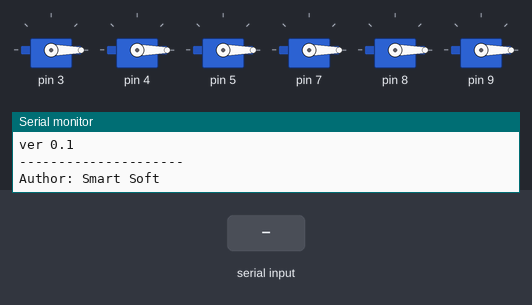
Bench run of a sketch on a simulated Arduino Uno, built with avr-gcc and run on an emulated ATmega328P. Parts: 6 × servo, the last lines printed to the serial monitor. The test bench sets the inputs (shaded band).

Above: at 1.2 s.
1.3 s: "0\n" received over Serial
At 2.4 s:
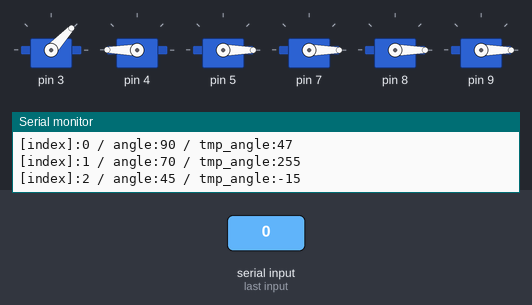
4.3 s: "1\n" received over Serial
At 6.4 s:
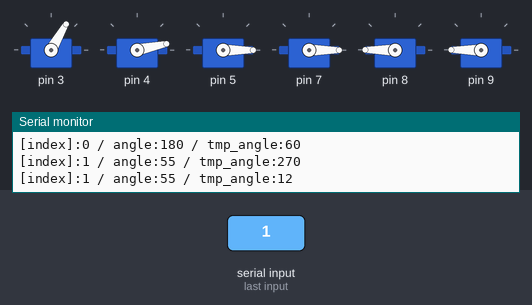
7.3 s: "7\n" received over Serial
At 7.8 s:
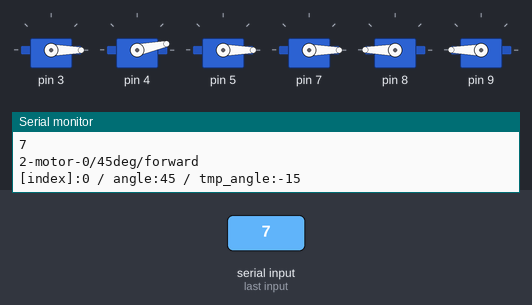
8.8 s: "2\n" received over Serial
At 11.6 s:
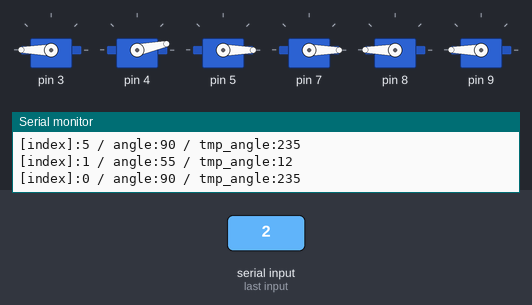
11.8 s: "3\n" received over Serial
At 13.4 s:
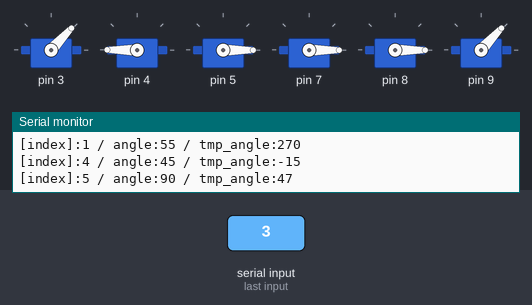
14.8 s: "4\n" received over Serial
At 17.0 s:
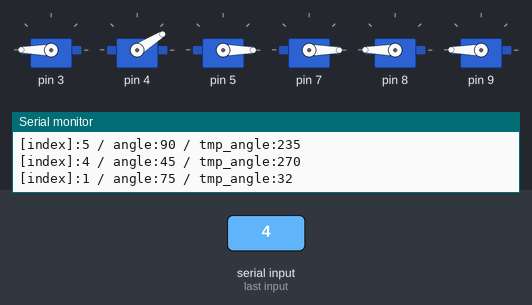
Timing chart, 0 to 18.5 s (numbered marks = the images above; inputs shaded):
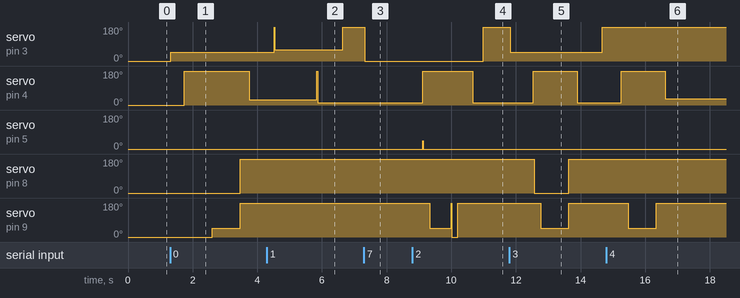

The sketch:

iot_robot.ino
```cpp
/*
 * Created Date: 2022-08-10 (Wed)
 * Author: Doyun Jung (정도윤) / rabbit.white@daum.net
 * Subject: Smart Premiere Robot Arm IoT
 * Filename: iot_robot.ino
 * Description:
 * 1. 로봇 기초 생성, 정도윤, 2022-08-10 (Wed)
 *
 *
 */
#include <Servo.h>
#include "robotArm.h"

const int SERVO_CNT = 6;
const int SERVO_BASE = 0;


// 서보모터 채널 정의
const int CH_ROBOT_BASE = 3;
const int CH_ROBOT_SHOULDER = 4;
const int CH_ROBOT_ELBOW = 5;
const int CH_ROBOT_WRIST = 7;
const int CH_ROBOT_GRIP = 8;
const int CH_ROBOT_GRIPPER = 9;

// 서보모터 초기 각도
const int CH_ROBOT_BASE_INIT_ANGLE = 0;
const int CH_ROBOT_SHOULDER_INIT_ANGLE = 0;
const int CH_ROBOT_ELBOW_INIT_ANGLE = 0;
const int CH_ROBOT_WRIST_INIT_ANGLE = 0;
const int CH_ROBOT_GRIP_INIT_ANGLE = 0;
const int CH_ROBOT_GRIPPER_INIT_ANGLE = 0;

// 로봇 팔
RobotArm robotArm(6);

// 서보모터 최대 각도 정의
const int CH_ROBOT_BASE_MAX_ANGLE = 360;
const int CH_ROBOT_SHOULDER_MAX_ANGLE = 360;
const int CH_ROBOT_ELBOW_MAX_ANGLE = 360;
const int CH_ROBOT_WRIST_MAX_ANGLE = 360;
const int CH_ROBOT_GRIP_MAX_ANGLE = 360;
const int CH_ROBOT_GRIPPER_MAX_ANGLE = 360;

char recvData;


void setup() {

  // 시리얼 포트 초기화
  Serial.setTimeout(100);
  Serial.begin(9600);
  while(!Serial){
    ;
  }

  // 모터 초기화
  init_motor();

  // 환영 인사
  welcome();

}

void welcome(){

  Serial.println("---------------------");
  Serial.println("Welcome");
  Serial.println("Robot Arm");
  Serial.println("...");
  Serial.println("Create date:2022-08-23");
  Serial.println("......");
  Serial.println("---------------------");
  Serial.println("ver 0.1");
  Serial.println("---------------------");
  Serial.println("Author: Smart Soft");
}

void init_motor(){

  // 모터 핀 설정
  robotArm.attachMotor(0, CH_ROBOT_BASE);
  robotArm.attachMotor(1, CH_ROBOT_SHOULDER);
  robotArm.attachMotor(2, CH_ROBOT_ELBOW);
  robotArm.attachMotor(3, CH_ROBOT_WRIST);
  robotArm.attachMotor(4, CH_ROBOT_GRIP);
  robotArm.attachMotor(5, CH_ROBOT_GRIPPER);

  // 최소 각도
  robotArm.setMin_angle(0, 0);
  robotArm.setMin_angle(1, 0);
  robotArm.setMin_angle(2, 0);
  robotArm.setMin_angle(3, 0);
  robotArm.setMin_angle(4, 0);
  robotArm.setMin_angle(5, 0);

  // 최대 각도
  robotArm.setMax_angle(0, CH_ROBOT_BASE_MAX_ANGLE);
  robotArm.setMax_angle(1, CH_ROBOT_SHOULDER_MAX_ANGLE);
  robotArm.setMax_angle(2, CH_ROBOT_ELBOW_MAX_ANGLE);
  robotArm.setMax_angle(3, CH_ROBOT_WRIST_MAX_ANGLE);
  robotArm.setMax_angle(4, CH_ROBOT_GRIP_MAX_ANGLE);
  robotArm.setMax_angle(5, CH_ROBOT_GRIPPER_MAX_ANGLE);

  // 초기 각도
  robotArm.setInit_angle(0, 0);
  robotArm.setInit_angle(1, 0);
  robotArm.setInit_angle(2, 0);
  robotArm.setInit_angle(3, 0);
  robotArm.setInit_angle(4, 0);
  robotArm.setInit_angle(5, 0);


}

void system_boot_start(){

  // 로봇 6축 다리 경로
  robotArm.updateMotor(0, 90, 0);   // (찾음)
  robotArm.updateMotor(1, 70, 1);   // (찾음)
  robotArm.updateMotor(2, 45, 0);   // (찾음)
  robotArm.updateMotor(4, 45, 0);   // (찾음)
  robotArm.updateMotor(5, 90, 0);   // (찾음)

  robotArm.updateMotor(5, 90, 1);   // (찾음)
  robotArm.updateMotor(4, 45, 1);   // (찾음)
  robotArm.updateMotor(1, 70, 0);   // (찾음)
  robotArm.updateMotor(0, 90, 1);   // (찾음)

}

void system_robot_motion(int index){

  switch(index){

    case 0:
      //시스템 시작
      system_boot_start();

      break;

    // 1번 동작
    case 1:
      // 로봇 6축 다리 경로
      robotArm.updateMotor(0, 180, 0);   // (찾음)
      robotArm.updateMotor(1, 55, 1);   // (찾음)

      robotArm.updateMotor(1, 55, 0);   // (찾음)
      robotArm.updateMotor(0, 90, 1);   // (찾음)

      break;

    // 2번 동작
    case 2:
      // 로봇 6축 다리 경로
      robotArm.updateMotor(1, 55, 1);   // (찾음)
      robotArm.updateMotor(2, 45, 0);   // (찾음)
      robotArm.updateMotor(5, 90, 0);   // (찾음)
      robotArm.updateMotor(5, 45, 1);   // (찾음)
      robotArm.updateMotor(5, 45, 0);   // (찾음)
      robotArm.updateMotor(5, 90, 1);   // (찾음)
      robotArm.updateMotor(1, 55, 0);   // (찾음)
      robotArm.updateMotor(0, 90, 1);   // (찾음)

      break;

    // 3번 동작
    case 3:
      // 로봇 6축 다리 경로
      robotArm.updateMotor(0, 90, 0);   // (찾음)
      robotArm.updateMotor(1, 55, 1);   // (찾음)
      robotArm.updateMotor(4, 45, 0);   // (찾음)
      robotArm.updateMotor(5, 90, 0);   // (찾음)

      robotArm.updateMotor(5, 90, 1);   // (찾음)
      robotArm.updateMotor(4, 45, 1);   // (찾음)
      robotArm.updateMotor(1, 55, 0);   // (찾음)
      robotArm.updateMotor(0, 90, 1);   // (찾음)

      break;

    // 4번 동작
    case 4:
      // 로봇 6축 다리 경로
      robotArm.updateMotor(1, 75, 1);   // (찾음)
      robotArm.updateMotor(3, 45, 0);   // (찾음)
      robotArm.updateMotor(5, 90, 0);   // (찾음)

      robotArm.updateMotor(5, 90, 1);   // (찾음)
      robotArm.updateMotor(4, 45, 1);   // (찾음)
      robotArm.updateMotor(1, 75, 0);   // (찾음)
      robotArm.updateMotor(0, 90, 1);   // (찾음)

      break;

    // 5번 동작
    case 5:
      // 로봇 6축 다리 경로
      robotArm.updateMotor(0, 90, 0);   // (찾음)
      robotArm.updateMotor(1, 45, 0);   // (찾음)
      robotArm.updateMotor(2, 90, 0);   // (찾음)
      robotArm.updateMotor(3, 45, 0);   // (찾음)

      robotArm.updateMotor(3, 45, 1);   // (찾음)
      robotArm.updateMotor(2, 90, 1);   // (찾음)
      robotArm.updateMotor(1, 45, 1);   // (찾음)
      robotArm.updateMotor(0, 90, 1);   // (찾음)

      break;

    // 6번 동작
    case 6:
      // 로봇 6축 다리 경로
      robotArm.updateMotor(0, 180, 0);   // (찾음)
      robotArm.updateMotor(0, 90, 1);   // (찾음)
      robotArm.updateMotor(1, 45, 1);   // (찾음)
      robotArm.updateMotor(2, 90, 0);   // (찾음)

      robotArm.updateMotor(2, 90, 1);   // (찾음)
      robotArm.updateMotor(1, 45, 1);   // (찾음)
      robotArm.updateMotor(0, 90, 1);   // (찾음)
      robotArm.updateMotor(1, 75, 0);   // (찾음)

      break;

  }

}

void loop(){

  String strVal;

  if( Serial.available() ){

    strVal = Serial.readStringUntil('\n');
    Serial.println(strVal);

    if ( strVal == "0" ){
      // 1번 동작
      Serial.println("1-0/robot-motion-start");
      system_robot_motion(0);
    }
    else if ( strVal == "1" ){
      // 1번 동작
      Serial.println("1-1/robot-motion-action");
      system_robot_motion(1);
    }
    else if ( strVal == "2" ){
      // 2번 동작
      Serial.println("1-2/robot-motion-action");
      system_robot_motion(2);
    }
    else if ( strVal == "3" ){
      // 3번 동작
      Serial.println("1-3/robot-motion-action");
      system_robot_motion(3);
    }
    else if ( strVal == "4" ){
      // 4번 동작
      Serial.println("1-4/robot-motion-action");
      system_robot_motion(4);
    }
    else if ( strVal == "5" ){
      // 5번 동작
      Serial.println("1-5/robot-motion-action");
      system_robot_motion(5);
    }
    else if ( strVal == "6" ){
      // 6번 동작
      Serial.println("1-6/robot-motion-action");
      system_robot_motion(6);
    }
    else if ( strVal == "7" ){
      Serial.println("2-motor-0/45deg/forward");
      robotArm.updateMotor(0, 45, 0);
    }
    else if ( strVal == "8" ){
      Serial.println("2-motor-0/45deg/reverse");
      robotArm.updateMotor(0, 45, 1);
    }
    else if ( strVal == "9" ){
      Serial.println("2-motor-0/90deg/forward");
      robotArm.updateMotor(0, 90, 0);
    }
    else if ( strVal == "10" ){
      Serial.println("2-motor-0/90deg/reverse");
      robotArm.updateMotor(0, 90, 1);
    }
    else if ( strVal == "11" ){
      Serial.println("2-motor-4/45deg/forward");
      robotArm.updateMotor(4, 45, 0);
    }
    else if ( strVal == "12" ){
      Serial.println("2-motor-4/45deg/reverse");
      robotArm.updateMotor(4, 45, 1);
    }
    else if ( strVal == "13" ){
      Serial.println("2-motor-5/45deg/forward");
      robotArm.updateMotor(5, 45, 0);
    }
    else if ( strVal == "14" ){
      Serial.println("2-motor-5/45deg/reverse");
      robotArm.updateMotor(5, 45, 1);
    }
    else if ( strVal == "15" ){
      Serial.println("2-motor-5/45deg/reverse");
      robotArm.updateMotor(0, 180, 1);
    }

  }

}
```

robotArm.h
```cpp
/*
 * Created Date: 2022-08-10 (Wed)
 * Author: Doyun Jung (정도윤) / rabbit.white@daum.net
 * Subject: Smart Premiere Robot Arm IoT
 * Filename: robotArm.h
 * Description:
 * 1. 로봇 기초 생성, 정도윤, 2022-08-10 (Wed)
 * 2. 로봇 각도(정방향) 조정, 정도윤, 2022-08-23 (Tue)
 * 3. 로봇 각도(역방향) 조정, 정도윤, 2022-08-29 (Tue)
 *
 */
#ifndef ROBOT_ARM_H_
#define ROBOT_ARM_H_

class RobotArm{

  int axis;                     // 축 크기
  Servo* servo;                 // the servo

  const int adj_angle1 = 18;     // 모터 조정값
  const int adj_angle2 = 43;     // 모터 조정값

  int* pin;                     // 핀
  int* current_pos;             // current servo position
  int* prev_pos;                // prev servo position
  int* init_angle;
  int* min_angle;
  int* max_angle;

public:
  RobotArm(int axis)
  {
    this->setAxis(axis);
    servo = new Servo[axis];
    pin = new int[axis];
    current_pos = new int[axis];
    prev_pos = new int[axis];
    init_angle = new int[axis];
    min_angle = new int[axis];
    max_angle = new int[axis];
  }

  void setAxis(int axis){
    this->axis = axis;
  }

  void setMin_angle(int index, int angle){
    this->min_angle[index] = angle;
  }

  void setMax_angle(int index, int angle){
    this->max_angle[index] = angle;
  }

  void attachMotor(int index, int pin){
    this->pin[index] = pin;
    servo[index].attach(pin);
  }

  void setInit_angle(int index, int angle){
    this->init_angle[index] = angle;
    this->current_pos[index] = angle;
    this->prev_pos[index] = angle;
    servo[index].write( angle );
    servo[index].detach();
  }

  void detachMotor(int index){
    servo[index].detach();
  }

  void updateMotor(int index, int angle, int direction = 1){

    int tmp_angle = 0;
    //int adj_angle = 38;

    servo[index].attach( pin[index] );

    current_pos[index] = servo[index].read();

    // 왼쪽
    if ( direction == 1 ){

      // 초기 시작일 때 버그 개선
      if ( current_pos[index] == 0 ){
        tmp_angle = max_angle[index] - 55 - angle;
        servo[index].write( tmp_angle - 30 );
      }

      if ( angle <= 30 ){
        tmp_angle = max_angle[index] - 60 - angle;
        delay(230);                                   // 지연값(모터 속도와 시간관계 조절)
      }
      else if ( angle <= 45 ){
        tmp_angle = max_angle[index] - 45 - angle;
        delay(250);                                   // 지연값(모터 속도와 시간관계 조절)
      }
      else if ( angle <= 60 ){
        tmp_angle = max_angle[index] - 35 - angle;
        delay(310);                                   // 지연값(모터 속도와 시간관계 조절)
      }
      else if ( angle <= 90 ){
        tmp_angle = max_angle[index] - 35 - angle;
        delay(455);                                   // 지연값(모터 속도와 시간관계 조절)
      }
      else if ( angle <= 110 ){
        tmp_angle = max_angle[index] - 35 - angle;
        delay(465);                                   // 지연값(모터 속도와 시간관계 조절)
      }
      else if ( angle <= 135 ){
        tmp_angle = max_angle[index] - 35 - angle;
        delay(465);                                   // 지연값(모터 속도와 시간관계 조절)
      }
      else if ( angle <= 150 ){
        tmp_angle = max_angle[index] - 35 - angle;
        delay(695);                                   // 지연값(모터 속도와 시간관계 조절)
      }
      else if ( angle <= 165 ){
        tmp_angle = max_angle[index] - 35 - angle;
        delay(1150);                                   // 지연값(모터 속도와 시간관계 조절)
      }
      else if ( angle >= 180 ){
        tmp_angle = max_angle[index] - 20 - angle;
        delay(850);                                   // 지연값(모터 속도와 시간관계 조절)
      }

      servo[index].write( tmp_angle );              // tell servo to go to position in variable 'pos'

      prev_pos[index] = tmp_angle;

    }
    // 오른쪽
    else if ( direction == 0 ){

      servo[index].write( prev_pos[index] );              // tell servo to go to position in variable 'pos'
      delay(20);                       // waits 15 ms for the servo to reach the position

      if ( angle <= 45 ){
        tmp_angle = angle - 60;
        servo[index].write( tmp_angle );
        delay(180);
      }else if ( angle <= 75 ){
        tmp_angle = angle - adj_angle2;
        servo[index].write( tmp_angle );
        delay(320);
      }else if ( angle <= 90 ){
        tmp_angle = angle - adj_angle2;
        servo[index].write( tmp_angle );
        delay(410);
      }else if ( angle <= 130 ){
        tmp_angle = angle - 90;
        servo[index].write( tmp_angle );
        delay(530);
      }else if ( angle <= 150 ){
        tmp_angle = angle - 90;
        servo[index].write( tmp_angle );
        delay(800);
      }else if ( angle <= 165 ){
        tmp_angle = angle - 110;
        servo[index].write( tmp_angle );
        delay(790);
      }else if ( angle >= 180 ){
        tmp_angle = angle - 120;
        servo[index].write( tmp_angle );
        delay(990);
      }

      prev_pos[index] = angle;

    }

    Serial.print("[index]:");
    Serial.print(index);


    Serial.print(" / angle:");
    Serial.print(angle);
    Serial.print(" / tmp_angle:");
    Serial.println(tmp_angle);

    servo[index].detach();

  }

};


#endif
```

Measured:
- after the input at 1.3 s, servo on pin 3: 0° → 47° at once; servo on pin 4: 0° → 180° after 0.43 s, → 27° 2.0 s later; servo on pin 8: 0° → 180° after 2.2 s; servo on pin 9: 0° → 47° after 1.3 s, → 180° 0.87 s later
- after the input at 4.3 s, servo on pin 4: 27° → 12° after 1.5 s
- after the input at 7.3 s, servo on pin 3: 180° → 0° at once
- after the input at 8.8 s, servo on pin 3: 0° → 180° after 2.2 s; servo on pin 4: 12° → 180° after 0.31 s, → 12° 1.6 s later; servo on pin 5: 0° → 45° after 0.31 s, → 0° 0.02 s later; servo on pin 9: 180° → 47° after 0.53 s, → 0° 0.66 s later, → 180° 0.20 s later
- after the input at 11.8 s, servo on pin 3: 180° → 47° at once, → 180° 2.9 s later; servo on pin 4: 12° → 180° after 0.74 s, → 12° 1.4 s later; servo on pin 8: 180° → 0° after 0.76 s, → 180° 1.1 s later; servo on pin 9: 180° → 47° after 0.96 s, → 180° 0.87 s later
- after the input at 14.8 s, servo on pin 4: 12° → 180° after 0.46 s, → 32° 1.4 s later; servo on pin 9: 180° → 47° after 0.68 s, → 180° 0.87 s later
